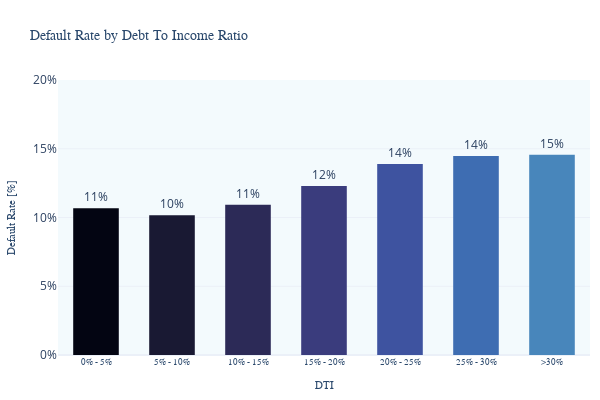

The notebook cell this image was saved under:
### Markdown cell above
### 4.4 Default Rate by DTI

### Code cell
dti_bins = [0, 5, 10, 15, 20, 25, 30, float('inf')]
dti_labels = ['0% - 5%', '5% - 10%', '10% - 15%','15% - 20%', '20% - 25%', '25% - 30%',  '>30%']

dti_default_rate_df = pd.DataFrame()
dti_default_rate_df['dti_range'] = pd.cut(loans_df['dti'], bins=dti_bins, labels=dti_labels)
dti_default_rate_df['risky'] = loans_df['risky']
dti_default_rate_df['grade'] = loans_df['grade']

dti_default_rate_df = dti_default_rate_df.groupby(['dti_range', 'risky']).size().reset_index(name='count')

dti_default_rate_df = dti_default_rate_df.pivot_table(
    index='dti_range',
    columns='risky',
    values='count',
    aggfunc='sum',
    fill_value=0
    )

fig = default_rate_bar_plot(
    df=dti_default_rate_df,
    xlabel='DTI',
    title='Default Rate by Debt To Income Ratio',
    yaxis_range=[0,0.2]
    )
fig.write_image("images/deafults_by_dti.png")
fig.show()

### Figure 1 — Plotly figure (JSON) as saved in the notebook; plotly's stock layout.template omitted (floating-point values rounded to 4 significant figures)
{"data": [{"alignmentgroup": "True", "hovertemplate": "DTI=%{x}<br>Default Rate [%]=%{text}<extra></extra>", "legendgroup": "0% - 5%", "marker": {"color": "rgb(3, 5, 18)", "pattern": {"shape": ""}}, "name": "0% - 5%", "offsetgroup": "0% - 5%", "orientation": "v", "showlegend": true, "text": [0.1067], "textposition": "outside", "texttemplate": "%{text:.0%}", "type": "bar", "width": 0.6, "x": ["0% - 5%"], "xaxis": "x", "y": [0.1067], "yaxis": "y"}, {"alignmentgroup": "True", "hovertemplate": "DTI=%{x}<br>Default Rate [%]=%{text}<extra></extra>", "legendgroup": "5% - 10%", "marker": {"color": "rgb(25, 25, 51)", "pattern": {"shape": ""}}, "name": "5% - 10%", "offsetgroup": "5% - 10%", "orientation": "v", "showlegend": true, "text": [0.1017], "textposition": "outside", "texttemplate": "%{text:.0%}", "type": "bar", "width": 0.6, "x": ["5% - 10%"], "xaxis": "x", "y": [0.1017], "yaxis": "y"}, {"alignmentgroup": "True", "hovertemplate": "DTI=%{x}<br>Default Rate [%]=%{text}<extra></extra>", "legendgroup": "10% - 15%", "marker": {"color": "rgb(44, 42, 87)", "pattern": {"shape": ""}}, "name": "10% - 15%", "offsetgroup": "10% - 15%", "orientation": "v", "showlegend": true, "text": [0.1093], "textposition": "outside", "texttemplate": "%{text:.0%}", "type": "bar", "width": 0.6, "x": ["10% - 15%"], "xaxis": "x", "y": [0.1093], "yaxis": "y"}, {"alignmentgroup": "True", "hovertemplate": "DTI=%{x}<br>Default Rate [%]=%{text}<extra></extra>", "legendgroup": "15% - 20%", "marker": {"color": "rgb(58, 60, 125)", "pattern": {"shape": ""}}, "name": "15% - 20%", "offsetgroup": "15% - 20%", "orientation": "v", "showlegend": true, "text": [0.1229], "textposition": "outside", "texttemplate": "%{text:.0%}", "type": "bar", "width": 0.6, "x": ["15% - 20%"], "xaxis": "x", "y": [0.1229], "yaxis": "y"}, {"alignmentgroup": "True", "hovertemplate": "DTI=%{x}<br>Default Rate [%]=%{text}<extra></extra>", "legendgroup": "20% - 25%", "marker": {"color": "rgb(62, 83, 160)", "pattern": {"shape": ""}}, "name": "20% - 25%", "offsetgroup": "20% - 25%", "orientation": "v", "showlegend": true, "text": [0.1389], "textposition": "outside", "texttemplate": "%{text:.0%}", "type": "bar", "width": 0.6, "x": ["20% - 25%"], "xaxis": "x", "y": [0.1389], "yaxis": "y"}, {"alignmentgroup": "True", "hovertemplate": "DTI=%{x}<br>Default Rate [%]=%{text}<extra></extra>", "legendgroup": "25% - 30%", "marker": {"color": "rgb(62, 109, 178)", "pattern": {"shape": ""}}, "name": "25% - 30%", "offsetgroup": "25% - 30%", "orientation": "v", "showlegend": true, "text": [0.1447], "textposition": "outside", "texttemplate": "%{text:.0%}", "type": "bar", "width": 0.6, "x": ["25% - 30%"], "xaxis": "x", "y": [0.1447], "yaxis": "y"}, {"alignmentgroup": "True", "hovertemplate": "DTI=%{x}<br>Default Rate [%]=%{text}<extra></extra>", "legendgroup": ">30%", "marker": {"color": "rgb(72, 134, 187)", "pattern": {"shape": ""}}, "name": ">30%", "offsetgroup": ">30%", "orientation": "v", "showlegend": true, "text": [0.1457], "textposition": "outside", "texttemplate": "%{text:.0%}", "type": "bar", "width": 0.6, "x": [">30%"], "xaxis": "x", "y": [0.1457], "yaxis": "y"}], "layout": {"barmode": "relative", "coloraxis": {"showscale": false}, "height": 400, "legend": {"title": {"text": "DTI"}, "tracegroupgap": 0}, "showlegend": false, "title": {"text": "Default Rate by Debt To Income Ratio"}, "uniformtext": {"minsize": 8}, "width": 600, "xaxis": {"anchor": "y", "categoryarray": ["0% - 5%", "5% - 10%", "10% - 15%", "15% - 20%", "20% - 25%", "25% - 30%", ">30%"], "categoryorder": "array", "domain": [0, 1], "title": {"text": "DTI"}}, "yaxis": {"anchor": "x", "domain": [0, 1], "range": [0, 0.2], "tickformat": ".0%", "title": {"text": "Default Rate [%]"}}}}
